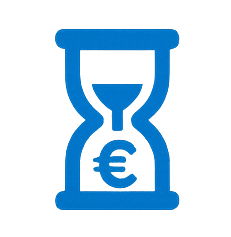
#> input picture img/symbols/interest-rates-hourglass-blue.png, 231 x 237 px
$ python vector-envelope.py
#> lines starting #> are read from the running program, lines starting #| are printed output that depends on the picture; after the words box and inside, x2 and y2 are one past the last pixel; in counts of white or black regions, pixels touching at a corner belong together
from pathlib import Path
import sys
import math

import numpy as np
from   PIL import Image
import cv2  # pip install opencv-python


from pathlib import Path

def normalizeForTokens(pathD: str) -> list[str]:
    cmdSet = set("MmLlHhVvZz")
    outChars = []
    i = 0
    while i < len(pathD):
        ch = pathD[i]
        if ch in cmdSet:
            outChars.append(" ")
            outChars.append(ch.upper())
            outChars.append(" ")
            i = i + 1
        elif ch == ",":
            outChars.append(" ")
            i = i + 1
        elif ch == "-":
            if i > 0:
                prev = pathD[i - 1]
                if prev not in " ,\t\r\nEe-+":
                    outChars.append(" ")
            outChars.append("-")
            i = i + 1
        else:
            outChars.append(ch)
            i = i + 1
    return "".join(outChars).split()

def formatNumber(n: float) -> str:
    i = int(round(n))
    if abs(n - i) < 1e-9:
        return str(i)
    s = f"{n:.6f}"
    s = s.rstrip("0").rstrip(".")
    return s

def offsetPathDValid(pathD: str, dx: float, dy: float) -> str:
    tokens = normalizeForTokens(pathD)
    out = []
    i = 0
    currentCmd = None
    movePairEmitted = False
    try:
        while i < len(tokens):
            t = tokens[i]
            if t in ("M", "L", "H", "V", "Z"):
                currentCmd = t
                i = i + 1
                if currentCmd == "Z":
                    if len(out) > 0 and out[-1] != "Z":
                        out.append("Z")
                    continue
                if currentCmd == "H":
                    if i >= len(tokens):
                        raise ValueError("Expected x after H")
                    x = float(tokens[i]); i = i + 1
                    x = x + dx
                    out.append("H"); out.append(formatNumber(x))
                    continue
                if currentCmd == "V":
                    if i >= len(tokens):
                        raise ValueError("Expected y after V")
                    y = float(tokens[i]); i = i + 1
                    y = y + dy
                    out.append("V"); out.append(formatNumber(y))
                    continue
                if currentCmd == "M":
                    movePairEmitted = False
                continue

            if currentCmd is None:
                currentCmd = "L"

            if currentCmd in ("M", "L"):
                # consume coordinate pairs
                while i + 1 < len(tokens):
                    if tokens[i] in ("M", "L", "H", "V", "Z"):
                        break
                    x = float(tokens[i]);   i = i + 1
                    y = float(tokens[i]);   i = i + 1
                    x = x + dx
                    y = y + dy
                    if currentCmd == "M" and not movePairEmitted:
                        out.append("M"); out.append(formatNumber(x)); out.append(formatNumber(y))
                        movePairEmitted = True
                        currentCmd = "L"
                    else:
                        out.append("L"); out.append(formatNumber(x)); out.append(formatNumber(y))
                currentCmd = None
                continue

            raise ValueError(f"Unsupported token: {t}")
        # build a valid 'd' with spaces between tokens
        dParts = []
        j = 0
        while j < len(out):
            dParts.append(out[j])
            j = j + 1
        return " ".join(dParts)
    except Exception as ex:
        print(f"Error: {ex}")
        raise


def loadImageAsMask(imagePath: Path, alphaThreshold: int = 8, fallbackGrayThreshold: int = 230) -> np.ndarray:
    img = Image.open(imagePath).convert("RGBA")
    w, h = img.size
    rgba = np.array(img)
    alpha = rgba[:, :, 3]

    if np.any(alpha < 255):
        mask = (alpha > alphaThreshold).astype(np.uint8) * 255
    else:
        gray = cv2.cvtColor(rgba[:, :, :3], cv2.COLOR_RGB2GRAY)
        mask = (gray < fallbackGrayThreshold).astype(np.uint8) * 255

    kernel = cv2.getStructuringElement(cv2.MORPH_ELLIPSE, (3, 3))
    mask = cv2.morphologyEx(mask, cv2.MORPH_CLOSE, kernel, iterations=2)
    return mask

def inflateMask(mask: np.ndarray, marginPx: int) -> np.ndarray:
    if marginPx <= 0:
        return mask
    diameter = max(1, marginPx * 2 + 1)
    kernel = cv2.getStructuringElement(cv2.MORPH_ELLIPSE, (diameter, diameter))
    dilated = cv2.dilate(mask, kernel, iterations=1)
    return dilated

def getLargestContour(mask: np.ndarray) -> np.ndarray:
    contours, _ = cv2.findContours(mask, cv2.RETR_EXTERNAL, cv2.CHAIN_APPROX_NONE)
    if len(contours) == 0:
        raise RuntimeError("No contour found. Is the image transparent everywhere?")
    largest = contours[0]
    maxArea = cv2.contourArea(largest)
    for i in range(len(contours)):
        c = contours[i]
        area = cv2.contourArea(c)
        if area > maxArea:
            largest = c
            maxArea = area
    return largest

def simplifyContour(contour: np.ndarray, epsilonRatio: float = 0.015) -> np.ndarray:
    perimeter = cv2.arcLength(contour, True)
    epsilon = max(1.0, epsilonRatio * perimeter)
    approx = cv2.approxPolyDP(contour, epsilon, True)
    return approx

def getTightBoundingBox(contour: np.ndarray) -> tuple[int, int, int, int]:
    # returns (minX, minY, width, height)
    x, y, w, h = cv2.boundingRect(contour)
    return int(x), int(y), int(w), int(h)

def translateContour(contour: np.ndarray, dx: int, dy: int) -> np.ndarray:
    shifted = contour.copy()
    for i in range(shifted.shape[0]):
        shifted[i, 0, 0] = int(shifted[i, 0, 0] + dx)
        shifted[i, 0, 1] = int(shifted[i, 0, 1] + dy)
    return shifted

def contourToSvgPath(contour: np.ndarray) -> str:
    points = []
    for i in range(contour.shape[0]):
        x = int(contour[i, 0, 0])
        y = int(contour[i, 0, 1])
        points.append((x, y))

    if len(points) == 0:
        raise RuntimeError("Empty contour after simplification.")

    parts = []
    first = points[0]
    parts.append(f"M{first[0]} {first[1]}")
    for i in range(1, len(points)):
        px = points[i][0]
        py = points[i][1]
        parts.append(f"L{px} {py}")
    parts.append("Z")

    d = " ".join(parts)
    return d

def writeSvgWithPath(pathD: str, viewW: int, viewH: int, outPath: Path, debugStroke: bool = True) -> None:
    lines = []
    lines.append(f'<svg xmlns="http://www.w3.org/2000/svg" viewBox="0 0 {viewW} {viewH}" width="{viewW}" height="{viewH}">')
    lines.append(f'  <path d="{pathD}" fill="black" />')
    if debugStroke:
        lines.append(f'  <path d="{pathD}" fill="none" stroke="magenta" stroke-width="2" vector-effect="non-scaling-stroke"/>')
        lines.append(f'  <rect x="0" y="0" width="{viewW}" height="{viewH}" fill="none" stroke="orange" stroke-dasharray="6 6" opacity="0.5" vector-effect="non-scaling-stroke"/>')
    lines.append('</svg>')

    text = "\n".join(lines)
    outPath.write_text(text, encoding="utf-8")

def main():
    # --- configure ---
    inpPth = Path("./img/symbols/interest-rates-hourglass-blue.png")
    svgFullPth  = inpPth.with_name(inpPth.stem + "_full.svg")
    svgTightPth = inpPth.with_name(inpPth.stem + "_tight.svg")

    marginPx     = 4          # grow outline (like shape-margin)
    epsilonRatio = 0.015      # larger → rougher / fewer points

    # If you paste inside a larger container (e.g., 700x420) and want the path centered horizontally,
    # set these to get a ready-to-paste <g transform="translate(... ...)> snippet.
    containerW = 700
    containerH = 420
    topY       = 60           # vertical placement of the image top inside the container

    try:
        mask    = loadImageAsMask(inpPth)
#> in loadImageAsMask, img is the input picture: PIL image 231x237 RGBA; mean R, G, B, A 199.7, 222.1, 236.1, 57.2
#> in loadImageAsMask, `alpha = rgba[:, :, 3]`:
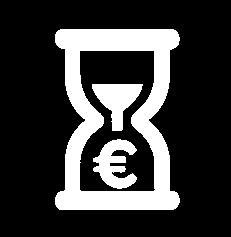
#> alpha: shape (237, 231); 22.4% white; 3 white regions, box (x1, y1, x2, y2) and area: (55, 29, 180, 210) 9826, (92, 84, 143, 131) 1232, (93, 139, 137, 189) 1231
#> in loadImageAsMask, `mask = cv2.morphologyEx(mask, cv2.MORPH_CLOSE, kernel, iterations=2)`:
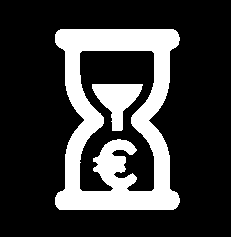
#> mask: shape (237, 231); 22.7% white; 2 white regions, box (x1, y1, x2, y2) and area: (55, 29, 180, 210) 11191, (92, 84, 143, 131) 1234
        mask    = inflateMask(mask, marginPx)
#> in inflateMask, `dilated = cv2.dilate(mask, kernel, iterations=1)`:
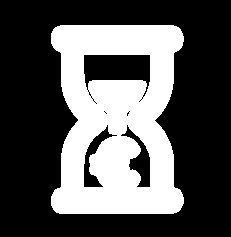
#> dilated: shape (237, 231); 33.5% white; 1 white region
        contour = getLargestContour(mask)
#> in getLargestContour, `contours, _ = cv2.findContours(mask, cv2.RETR_EXTERNAL, cv2.CHAIN_APPR..`: contours = 1 contour; box (x1, y1, x2, y2) and area: (51, 25, 184, 214) 20935
#> in getLargestContour, `largest = contours[0]`: largest = contour of 624 points, box (x1, y1, x2, y2) (51, 25, 184, 214), area 20935
#> in getLargestContour, `maxArea = cv2.contourArea(largest)`: maxArea = 20935
#> the loop in getLargestContour, `for i in range(len(contours)):` made 1 pass
#> area on pass 1: 20935
#> contour has the same summary as largest in getLargestContour
        contour = simplifyContour(contour, epsilonRatio=epsilonRatio)
#> in simplifyContour, `perimeter = cv2.arcLength(contour, True)`: perimeter = 677
#> in simplifyContour, `epsilon = max(1.0, epsilonRatio * perimeter)`: epsilon = 10.16
#> in simplifyContour, `approx = cv2.approxPolyDP(contour, epsilon, True)`: approx = [[55, 27], [78, 120], [53, 209], [178, 211], [154, 120], [180, 29]]
#> contour has the same summary as approx in simplifyContour

        # Image size
        with Image.open(inpPth) as im:
            imgW, imgH = im.size
#> imgW = 231; imgH = 237


        # Full-canvas path (coordinates in image space)
        pathFull = contourToSvgPath(contour)
#> the loop in contourToSvgPath, `for i in range(contour.shape[0]):` made 6 passes
#> after the loop in contourToSvgPath, `for i in range(contour.shape[0]):`: points = [(55, 27), (78, 120), (53, 209), (178, 211), (154, 120), (180, 29)]
#> in contourToSvgPath, `first = points[0]`: first = (55, 27)
#> the loop in contourToSvgPath, `for i in range(1, len(points)):` made 5 passes
#> after the loop in contourToSvgPath, `for i in range(1, len(points)):`: parts = ['M55 27', 'L78 120', 'L53 209', 'L178 211', 'L154 120', 'L180 29']

        # Tight box + normalized path
        minX, minY, boxW, boxH = getTightBoundingBox(contour)
#> in getTightBoundingBox, `x, y, w, h = cv2.boundingRect(contour)`: x = 53; y = 27; w = 128; h = 185
#> minX = 53; minY = 27; boxW = 128; boxH = 185
        contourNorm = translateContour(contour, dx=-minX, dy=-minY)
#> in translateContour, `shifted = contour.copy()`: shifted has the same summary as approx in simplifyContour
#> after the loop in translateContour, `for i in range(shifted.shape[0]):`: shifted = [[2, 0], [25, 93], [0, 182], [125, 184], [101, 93], [127, 2]]
#> contourNorm has the same summary as shifted in translateContour
        pathTight = contourToSvgPath(contourNorm)
#> the loop in contourToSvgPath (call 2), `for i in range(contour.shape[0]):` made 6 passes
#> the loop in contourToSvgPath (call 2), `for i in range(1, len(points)):` made 5 passes

        # Write two helper SVGs
        writeSvgWithPath(pathFull,  imgW, imgH, svgFullPth,  debugStroke=True)
        writeSvgWithPath(pathTight, boxW, boxH, svgTightPth, debugStroke=True)

        # Console output for copy/paste
        print("imageViewBox:",      f"0 0 {imgW} {imgH}")
#| imageViewBox: 0 0 231 237
        print("tightViewBox:",      f"0 0 {boxW} {boxH}")
#| tightViewBox: 0 0 128 185
        print("offsetWithinImage:", f"{minX} {minY}")
#| offsetWithinImage: 53 27
        print()
        print("pathD_full_imageCoords:")
        print(pathFull)
#| M55 27 L78 120 L53 209 L178 211 L154 120 L180 29 Z
        print()
        print("pathD_tight_normalized:")
        print(pathTight)
#| M2 0 L25 93 L0 182 L125 184 L101 93 L127 2 Z
        print()

        # Placement snippet for a larger container (centered horizontally)
        pasteX = int(containerW / 2 - imgW / 2)
#> pasteX = 234
        pasteY = int(topY)
        print("pasteIntoContainer_example (centered horizontally):")
        print(f'<g transform="translate({pasteX} {pasteY})"><path d="{pathFull}" fill="#000"/></g>')
#| <g transform="translate(234 60)"><path d="M55 27 L78 120 L53 209 L178 211 L154 120 L180 29 Z" fill="#000"/></g>

        print(pathFull)
#| M55 27 L78 120 L53 209 L178 211 L154 120 L180 29 Z
        print(offsetPathDValid(pathFull, 234, 60))
#| M 289 87 L 312 180 L 287 269 L 412 271 L 388 180 L 414 89 Z


    except Exception as ex:
        print(f"Error: {ex}")
        sys.exit(1)

if __name__ == "__main__":
    main()
